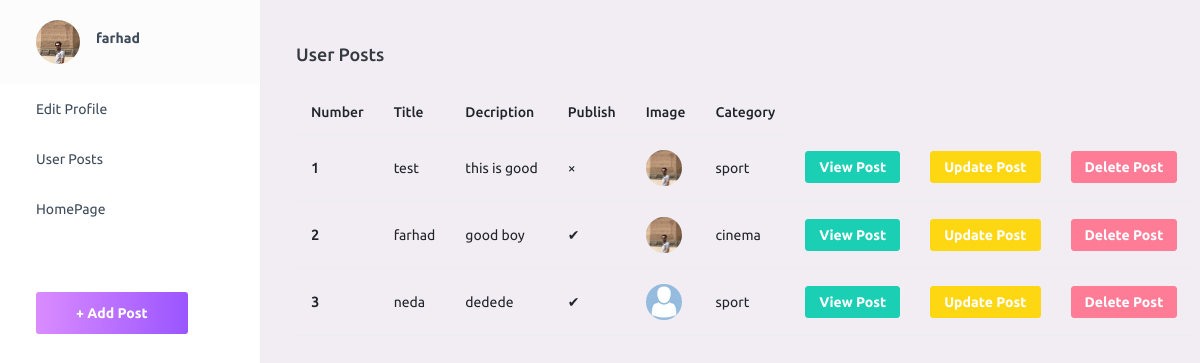
Screenshot of /blog/userblog/ (signed in) with the database file from the repository.
### accounts/models.py (models this page shows, shortened)
class Profile(models.Model):
    user = models.OneToOneField(User,on_delete=models.CASCADE,related_name='profile')
    phone_number = models.CharField(blank=True,max_length=13)
    image=models.ImageField(upload_to='profile/images',null=True,blank=True)

### blog/models.py (models this page shows, shortened)
class Blog(models.Model):
    user=models.ForeignKey(User,on_delete=models.CASCADE,related_name='user_blog')
    title=models.CharField(max_length=100)
    slug=models.SlugField(unique=True)
    created=models.DateTimeField(auto_now_add=True)
    updated=models.DateTimeField(auto_now=True)
    publish=models.BooleanField(default=False)
    image=models.ImageField(upload_to='blogs/',blank=True)
    description=RichTextUploadingField(null=True,blank=True)
    category=models.ForeignKey(Category,on_delete=models.CASCADE,related_name='categories',null=True)
    likes=models.ManyToManyField(User,related_name='userlike',)
    unlikes=models.ManyToManyField(User,related_name='userunlike')
    class Meta:
        verbose_name = 'Blogs'
        verbose_name_plural = 'Blogs'
    def get_absolute_url(self):
        return reverse('blog:detail',args={self.id})

class Category(models.Model):
    title = models.CharField(max_length=50)
    slug = models.SlugField(max_length=50,unique=True)
    def __str__(self):
        return f'{self.title}'
    class Meta:
        verbose_name = 'Categories'
        verbose_name_plural = 'Categories'

### blog/views.py (the view)
# urls.py: path('userblog/',UserPost.as_view(),name='user_post'),
class UserPost(UserLoginMixin,View):
    def get(self,request):
        posts=Blog.objects.filter(user=self.request.user)
        profile=get_object_or_404(Profile,user=self.request.user)
        return render(request,'blog/userblogs.html',{'posts':posts,'profile':profile})

### blog/mixins.py (called while the page is built)
    def dispatch(self, request,*args, **kwargs):
        if not request.user.is_authenticated:
            messages.error(request,'you must be logged in','danger')
            return redirect('accounts:login')
        return super(UserLoginMixin, self).dispatch(request,*args,**kwargs)

### blog/templates/blog/userblogs.html (shortened to what this page needs)
{% extends 'include/admin template/base.html' %}
{% block content %}
      <div class="container-fluid page-body-wrapper">
        <nav class="sidebar sidebar-offcanvas" id="sidebar">
          <ul class="nav">
            <li class="nav-item nav-profile">
              <a href="#" class="nav-link">
                <div class="nav-profile-image">
                    {% if profile.image %}
                        <img src="{{ profile.image.url }}" alt="profile">
                    {% else %}
                        <img src="/static/assets/images/profile/avatar.jpg">
                    {% endif %}
                </div>
                <div class="nav-profile-text d-flex flex-column">
                  <span class="font-weight-bold mb-2">{{ profile.user.username}}</span>
                </div>
              </a>
            </li>
            <li class="nav-item">
             <a class="nav-link" href="{% url 'accounts:upateprofile' profile.id %}">
                <span class="menu-title">Edit Profile </span>
              </a>
            </li>
            <li class="nav-item">
              <a class="nav-link" href="{% url 'blog:user_post' %}">
                <span class="menu-title">User Posts</span>
              </a>
            </li>
           <li class="nav-item">
              <a class="nav-link" href="{% url 'blog:Blogs' %}">
                <span class="menu-title">HomePage</span>
              </a>
            </li>
            <li class="nav-item sidebar-actions">
              <span class="nav-link">
                <a class="btn btn-gradient-primary mt-4 mr-2" href="{% url 'blog:create_post' %}">+ Add Post</a>
              </span>
            </li>
          </ul>
        </nav>
        <div class="main-panel">
          <div class="content-wrapper">
            <div class="page-header">
              <h3 class="page-title">
                <span class="bg-info-primary me-2">
                   User Posts
                </span>
              </h3>
            </div>
              <div class="row">
                     <div class="col-12">
                         <table class="table">
                            <thead class="thead-dark">
                                <tr>
                                <th scope="col">Number</th>
                                <th scope="col">Title</th>
                                <th scope="col">Decription</th>
                                <th scope="col">Publish</th>
                                <th scope="col">Image</th>
                                <th scope="col">Category</th>
                                </tr>
                            </thead>
                            <tbody>
                             {% for item in posts %}
                                <tr>
                                   <th scope="row">{{ forloop.counter }}</th>
                                   <td>{{ item.title }}</td>
                                   <td>{{ item.description|truncatewords:3 }}</td>
                                    {% if item.publish == True %}
                                       <td>&#10004;</td>
                                    {% else %}
                                    <td>&times;</td>
                                    {% endif %}
                                   {% if item.image %}
                                     <td><img src="{{ item.image.url }}"></td>
                                    {% else %}
                                    <td> <img src="/static/assets/images/profile/avatar.jpg" width="50px" height="50px"></td>
                                    {% endif %}
                                   <td>{{ item.category }}</td>
                                    <td><a class="btn btn-success btn-sm" href="{{ item.get_absolute_url }}">View Post</a></td>
                                    <td><a class="btn btn-warning btn-sm" href="{% url 'blog:update_post' item.id %}" >Update Post</a></td>
                                    <td><a class="btn btn-danger btn-sm" href="{% url 'blog:delete_post' item.id %}">Delete Post</a></td>
                                </tr>
                            {% endfor %}
                                </tbody>
                         </table>
                     </div>
              </div>
          </div>
        </div>
      </div>
{% endblock %}

### rows the page displays
Profile: image (picture), user.username "farhad"
Blog: title "test", description "this is good", image (picture), category "sport"
Blog: title "farhad", description "good boy", image (picture), category "cinema"
Blog: title "neda", description "dedede", category "sport"
